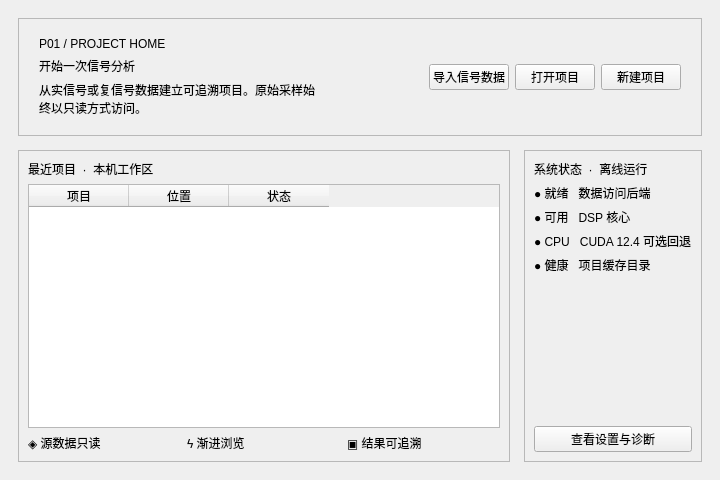
<?xml version="1.0" encoding="UTF-8"?>
<ui version="4.0">
 <class>SignalStudioProjectHome</class>
 <widget class="QWidget" name="SignalStudioProjectHome">
  <property name="minimumSize"><size><width>720</width><height>480</height></size></property>
  <layout class="QVBoxLayout" name="homeLayout">
   <property name="leftMargin"><number>18</number></property>
   <property name="topMargin"><number>18</number></property>
   <property name="rightMargin"><number>18</number></property>
   <property name="bottomMargin"><number>18</number></property>
   <property name="spacing"><number>14</number></property>
   <item>
    <widget class="QFrame" name="heroPanel">
     <property name="frameShape"><enum>QFrame::Shape::StyledPanel</enum></property>
     <layout class="QHBoxLayout" name="heroLayout">
      <property name="leftMargin"><number>20</number></property>
      <property name="topMargin"><number>18</number></property>
      <property name="rightMargin"><number>20</number></property>
      <property name="bottomMargin"><number>18</number></property>
      <item>
       <layout class="QVBoxLayout" name="heroTextLayout">
        <item><widget class="QLabel" name="pageCodeLabel"><property name="text"><string>P01 / PROJECT HOME</string></property></widget></item>
        <item><widget class="QLabel" name="heroTitleLabel"><property name="text"><string>开始一次信号分析</string></property></widget></item>
        <item><widget class="QLabel" name="heroDescriptionLabel"><property name="text"><string>从实信号或复信号数据建立可追溯项目。原始采样始终以只读方式访问。</string></property><property name="wordWrap"><bool>true</bool></property></widget></item>
       </layout>
      </item>
      <item><spacer name="heroSpacer"><property name="orientation"><enum>Qt::Orientation::Horizontal</enum></property><property name="sizeHint"><size><width>40</width><height>20</height></size></property></spacer></item>
      <item><widget class="QPushButton" name="importSignalButton"><property name="text"><string>导入信号数据</string></property><property name="minimumHeight"><number>34</number></property></widget></item>
      <item><widget class="QPushButton" name="openProjectButton"><property name="text"><string>打开项目</string></property><property name="minimumHeight"><number>34</number></property></widget></item>
      <item><widget class="QPushButton" name="newProjectButton"><property name="text"><string>新建项目</string></property><property name="minimumHeight"><number>34</number></property></widget></item>
     </layout>
    </widget>
   </item>
   <item>
    <layout class="QHBoxLayout" name="contentLayout">
     <property name="spacing"><number>14</number></property>
     <item>
      <widget class="QFrame" name="recentPanel">
       <property name="frameShape"><enum>QFrame::Shape::StyledPanel</enum></property>
       <layout class="QVBoxLayout" name="recentLayout">
        <item><widget class="QLabel" name="recentTitleLabel"><property name="text"><string>最近项目  ·  本机工作区</string></property></widget></item>
        <item>
         <widget class="QTableWidget" name="recentProjectsTable">
          <property name="alternatingRowColors"><bool>true</bool></property>
          <property name="selectionBehavior"><enum>QAbstractItemView::SelectionBehavior::SelectRows</enum></property>
          <property name="editTriggers"><set>QAbstractItemView::EditTrigger::NoEditTriggers</set></property>
          <property name="showGrid"><bool>false</bool></property>
          <column><property name="text"><string>项目</string></property></column>
          <column><property name="text"><string>位置</string></property></column>
          <column><property name="text"><string>状态</string></property></column>
         </widget>
        </item>
        <item>
         <layout class="QHBoxLayout" name="principlesLayout">
          <item><widget class="QLabel" name="readOnlyLabel"><property name="text"><string>◈ 源数据只读</string></property></widget></item>
          <item><widget class="QLabel" name="boundedLabel"><property name="text"><string>ϟ 渐进浏览</string></property></widget></item>
          <item><widget class="QLabel" name="traceableLabel"><property name="text"><string>▣ 结果可追溯</string></property></widget></item>
         </layout>
        </item>
       </layout>
      </widget>
     </item>
     <item>
      <widget class="QFrame" name="systemPanel">
       <property name="minimumWidth"><number>280</number></property>
       <property name="maximumWidth"><number>380</number></property>
       <property name="frameShape"><enum>QFrame::Shape::StyledPanel</enum></property>
       <layout class="QVBoxLayout" name="systemLayout">
        <item><widget class="QLabel" name="systemTitleLabel"><property name="text"><string>系统状态  ·  离线运行</string></property></widget></item>
        <item><widget class="QLabel" name="dataBackendLabel"><property name="text"><string>● 就绪   数据访问后端</string></property></widget></item>
        <item><widget class="QLabel" name="dspBackendLabel"><property name="text"><string>● 可用   DSP 核心</string></property></widget></item>
        <item><widget class="QLabel" name="computeBackendLabel"><property name="text"><string>● CPU   CUDA 12.4 可选回退</string></property></widget></item>
        <item><widget class="QLabel" name="cacheLabel"><property name="text"><string>● 健康   项目缓存目录</string></property></widget></item>
        <item><spacer name="systemSpacer"><property name="orientation"><enum>Qt::Orientation::Vertical</enum></property><property name="sizeHint"><size><width>20</width><height>40</height></size></property></spacer></item>
        <item><widget class="QPushButton" name="diagnosticsButton"><property name="text"><string>查看设置与诊断</string></property></widget></item>
       </layout>
      </widget>
     </item>
    </layout>
   </item>
  </layout>
 </widget>
 <resources/>
 <connections/>
</ui>
